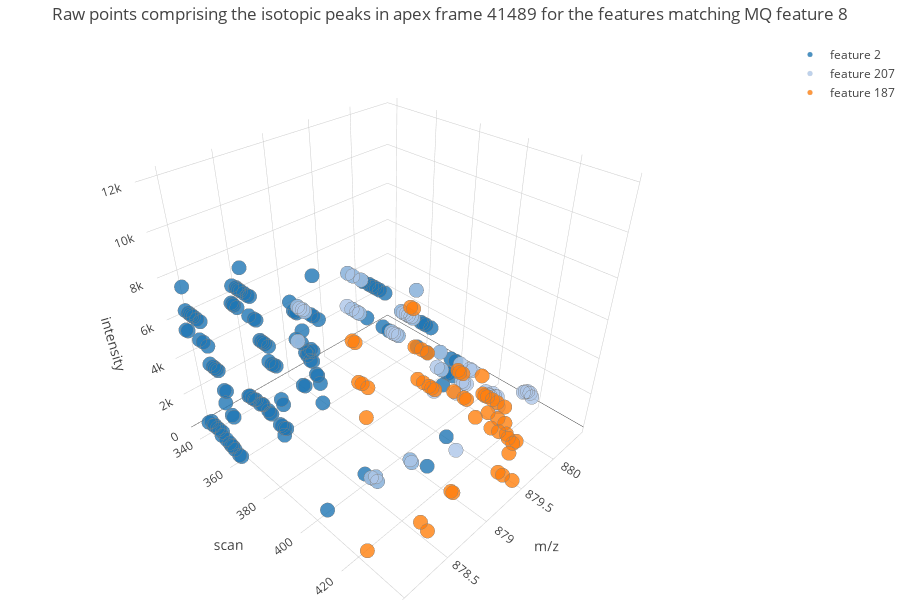

Source (notebook cell):
### Code cell
import plotly.plotly as py
import plotly.graph_objs as go

traces = []
for idx,feature_id in enumerate(feature_ids):
    df = feature_apex_frame_df_list[idx]
    if len(df) > 0:
        trace = go.Scatter3d(
            x = df.mz,
            y = df.scan,
            z = df.intensity,
            mode = 'markers',
            marker = dict(
                size = 5,
                color = "rgb{}".format(tableau20_py[idx]),
                opacity = 0.8,
                line = dict(
                    color = 'rgb(128, 128, 128)',
                    width = 0.1
                )
            ),
            text = df.hover,
            hoverinfo = 'text',
            name = "feature {}".format(feature_id)
        )
        traces.append((trace))


data = traces
layout = go.Layout(
    autosize=False,
    width=900,
    height=600,
    title='Raw points comprising the isotopic peaks in apex frame {} for the features matching MQ feature {}'.format(apex_frame_id, MQ_FEATURE_ID),
    margin=dict(
        l=0,
        r=0,
        b=0,
        t=40
    ),
    scene = dict(
        xaxis = dict(
            title='m/z', autorange='reversed'),
        yaxis = dict(
            title='scan'),
        zaxis = dict(
            title='intensity')
    )
)
fig = go.Figure(data=data, layout=layout)
iplot(fig)

### Figure 1 — Plotly figure (JSON) as saved in the notebook; plotly's stock layout.template omitted (floating-point values rounded to 4 significant figures; data arrays with more than 128 entries replaced by an {"elided": "..."} marker saying what was removed)
{"data": [{"hoverinfo": "text", "marker": {"color": "rgb(31, 119, 180)", "line": {"color": "rgb(128, 128, 128)", "width": 0.1}, "opacity": 0.8, "size": 5}, "mode": "markers", "name": "feature 2", "text": {"elided": "161 str values"}, "type": "scatter3d", "uid": "f5b08efd-5fc9-4921-adb4-1c9ee6d4ab07", "x": {"elided": "161 float values"}, "y": {"elided": "161 int values"}, "z": {"elided": "161 int values"}}, {"hoverinfo": "text", "marker": {"color": "rgb(174, 199, 232)", "line": {"color": "rgb(128, 128, 128)", "width": 0.1}, "opacity": 0.8, "size": 5}, "mode": "markers", "name": "feature 207", "text": ["878.9048 m/z, 399 scan, RT 4,456.2 secs, feature 207", "878.9001 m/z, 400 scan, RT 4,456.2 secs, feature 207", "878.4047 m/z, 401 scan, RT 4,456.2 secs, feature 207", "878.9048 m/z, 401 scan, RT 4,456.2 secs, feature 207", "879.4097 m/z, 401 scan, RT 4,456.2 secs, feature 207", "878.4000 m/z, 402 scan, RT 4,456.2 secs, feature 207", "878.9048 m/z, 402 scan, RT 4,456.2 secs, feature 207", "879.4051 m/z, 402 scan, RT 4,456.2 secs, feature 207", "878.4047 m/z, 403 scan, RT 4,456.2 secs, feature 207", "878.9095 m/z, 403 scan, RT 4,456.2 secs, feature 207", "879.4051 m/z, 403 scan, RT 4,456.2 secs, feature 207", "877.9001 m/z, 404 scan, RT 4,456.2 secs, feature 207", "878.4000 m/z, 404 scan, RT 4,456.2 secs, feature 207", "878.9048 m/z, 404 scan, RT 4,456.2 secs, feature 207", "879.4051 m/z, 404 scan, RT 4,456.2 secs, feature 207", "877.9047 m/z, 405 scan, RT 4,456.2 secs, feature 207", "878.4047 m/z, 405 scan, RT 4,456.2 secs, feature 207", "878.9095 m/z, 405 scan, RT 4,456.2 secs, feature 207", "877.9001 m/z, 406 scan, RT 4,456.2 secs, feature 207", "878.4047 m/z, 406 scan, RT 4,456.2 secs, feature 207", "878.9048 m/z, 406 scan, RT 4,456.2 secs, feature 207", "877.9047 m/z, 407 scan, RT 4,456.2 secs, feature 207", "878.4047 m/z, 407 scan, RT 4,456.2 secs, feature 207", "878.9095 m/z, 407 scan, RT 4,456.2 secs, feature 207", "878.9422 m/z, 407 scan, RT 4,456.2 secs, feature 207", "877.9001 m/z, 408 scan, RT 4,456.2 secs, feature 207", "878.4374 m/z, 408 scan, RT 4,456.2 secs, feature 207", "878.9048 m/z, 408 scan, RT 4,456.2 secs, feature 207", "878.9375 m/z, 408 scan, RT 4,456.2 secs, feature 207", "878.9048 m/z, 409 scan, RT 4,456.2 secs, feature 207", "878.4421 m/z, 410 scan, RT 4,456.2 secs, feature 207", "879.9008 m/z, 410 scan, RT 4,456.2 secs, feature 207", "878.4374 m/z, 411 scan, RT 4,456.2 secs, feature 207", "879.4051 m/z, 411 scan, RT 4,456.2 secs, feature 207", "879.9055 m/z, 411 scan, RT 4,456.2 secs, feature 207", "879.4051 m/z, 412 scan, RT 4,456.2 secs, feature 207", "879.9008 m/z, 412 scan, RT 4,456.2 secs, feature 207", "879.4097 m/z, 413 scan, RT 4,456.2 secs, feature 207", "879.9055 m/z, 413 scan, RT 4,456.2 secs, feature 207", "879.3723 m/z, 414 scan, RT 4,456.2 secs, feature 207", "879.4051 m/z, 414 scan, RT 4,456.2 secs, feature 207", "879.9055 m/z, 414 scan, RT 4,456.2 secs, feature 207", "880.4154 m/z, 414 scan, RT 4,456.2 secs, feature 207", "879.4097 m/z, 415 scan, RT 4,456.2 secs, feature 207", "879.9101 m/z, 415 scan, RT 4,456.2 secs, feature 207", "880.4060 m/z, 415 scan, RT 4,456.2 secs, feature 207", "879.4051 m/z, 416 scan, RT 4,456.2 secs, feature 207", "879.9055 m/z, 416 scan, RT 4,456.2 secs, feature 207", "880.4060 m/z, 416 scan, RT 4,456.2 secs, feature 207", "879.4051 m/z, 417 scan, RT 4,456.2 secs, feature 207", "880.4154 m/z, 417 scan, RT 4,456.2 secs, feature 207", "880.4154 m/z, 418 scan, RT 4,456.2 secs, feature 207"], "type": "scatter3d", "uid": "89563127-f180-40a4-aeb7-ed39435d7316", "x": [878.9, 878.9, 878.4, 878.9, 879.4, 878.4, 878.9, 879.4, 878.4, 878.9, 879.4, 877.9, 878.4, 878.9, 879.4, 877.9, 878.4, 878.9, 877.9, 878.4, 878.9, 877.9, 878.4, 878.9, 878.9, 877.9, 878.4, 878.9, 878.9, 878.9, 878.4, 879.9, 878.4, 879.4, 879.9, 879.4, 879.9, 879.4, 879.9, 879.4, 879.4, 879.9, 880.4, 879.4, 879.9, 880.4, 879.4, 879.9, 880.4, 879.4, 880.4, 880.4], "y": [399, 400, 401, 401, 401, 402, 402, 402, 403, 403, 403, 404, 404, 404, 404, 405, 405, 405, 406, 406, 406, 407, 407, 407, 407, 408, 408, 408, 408, 409, 410, 410, 411, 411, 411, 412, 412, 413, 413, 414, 414, 414, 414, 415, 415, 415, 416, 416, 416, 417, 417, 418], "z": [6755, 6755, 9168, 6755, 2434, 10521, 6755, 3869, 9168, 7912, 4733, 9171, 10521, 7912, 3869, 10524, 9168, 7912, 10524, 9168, 7912, 10524, 10521, 7912, 407, 10524, 1281, 7912, 341, 9166, 1516, 1648, 1359, 3103, 1526, 4733, 1555, 3869, 1753, 104, 3869, 1649, 386, 3869, 1689, 521, 4733, 1192, 610, 4733, 558, 386]}, {"hoverinfo": "text", "marker": {"color": "rgb(255, 127, 14)", "line": {"color": "rgb(128, 128, 128)", "width": 0.1}, "opacity": 0.8, "size": 5}, "mode": "markers", "name": "feature 187", "text": ["879.4097 m/z, 420 scan, RT 4,456.2 secs, feature 187", "879.4097 m/z, 421 scan, RT 4,456.2 secs, feature 187", "879.4097 m/z, 422 scan, RT 4,456.2 secs, feature 187", "879.4051 m/z, 423 scan, RT 4,456.2 secs, feature 187", "879.4097 m/z, 424 scan, RT 4,456.2 secs, feature 187", "877.9047 m/z, 425 scan, RT 4,456.2 secs, feature 187", "878.4047 m/z, 425 scan, RT 4,456.2 secs, feature 187", "878.9095 m/z, 425 scan, RT 4,456.2 secs, feature 187", "879.4051 m/z, 425 scan, RT 4,456.2 secs, feature 187", "877.9047 m/z, 426 scan, RT 4,456.2 secs, feature 187", "878.4047 m/z, 426 scan, RT 4,456.2 secs, feature 187", "878.9095 m/z, 426 scan, RT 4,456.2 secs, feature 187", "878.9422 m/z, 426 scan, RT 4,456.2 secs, feature 187", "879.4097 m/z, 426 scan, RT 4,456.2 secs, feature 187", "877.9001 m/z, 427 scan, RT 4,456.2 secs, feature 187", "877.9328 m/z, 427 scan, RT 4,456.2 secs, feature 187", "878.4000 m/z, 427 scan, RT 4,456.2 secs, feature 187", "878.9001 m/z, 427 scan, RT 4,456.2 secs, feature 187", "878.9375 m/z, 427 scan, RT 4,456.2 secs, feature 187", "879.4004 m/z, 427 scan, RT 4,456.2 secs, feature 187", "877.9047 m/z, 428 scan, RT 4,456.2 secs, feature 187", "878.4094 m/z, 428 scan, RT 4,456.2 secs, feature 187", "878.9048 m/z, 428 scan, RT 4,456.2 secs, feature 187", "879.4097 m/z, 428 scan, RT 4,456.2 secs, feature 187", "877.9094 m/z, 429 scan, RT 4,456.2 secs, feature 187", "878.4094 m/z, 429 scan, RT 4,456.2 secs, feature 187", "878.9095 m/z, 429 scan, RT 4,456.2 secs, feature 187", "879.4097 m/z, 429 scan, RT 4,456.2 secs, feature 187", "877.9047 m/z, 430 scan, RT 4,456.2 secs, feature 187", "878.4094 m/z, 430 scan, RT 4,456.2 secs, feature 187", "878.4421 m/z, 430 scan, RT 4,456.2 secs, feature 187", "878.9095 m/z, 430 scan, RT 4,456.2 secs, feature 187", "879.4051 m/z, 430 scan, RT 4,456.2 secs, feature 187", "878.4094 m/z, 431 scan, RT 4,456.2 secs, feature 187", "879.4097 m/z, 431 scan, RT 4,456.2 secs, feature 187", "879.4425 m/z, 431 scan, RT 4,456.2 secs, feature 187", "878.4094 m/z, 432 scan, RT 4,456.2 secs, feature 187", "879.4051 m/z, 432 scan, RT 4,456.2 secs, feature 187", "878.4094 m/z, 433 scan, RT 4,456.2 secs, feature 187", "878.4421 m/z, 433 scan, RT 4,456.2 secs, feature 187", "879.4097 m/z, 433 scan, RT 4,456.2 secs, feature 187", "879.4425 m/z, 433 scan, RT 4,456.2 secs, feature 187", "878.4094 m/z, 434 scan, RT 4,456.2 secs, feature 187", "879.4051 m/z, 434 scan, RT 4,456.2 secs, feature 187", "879.4097 m/z, 435 scan, RT 4,456.2 secs, feature 187", "879.4051 m/z, 436 scan, RT 4,456.2 secs, feature 187", "879.4097 m/z, 437 scan, RT 4,456.2 secs, feature 187", "879.4425 m/z, 437 scan, RT 4,456.2 secs, feature 187"], "type": "scatter3d", "uid": "ae184a62-4868-4d41-baa3-a347a4c9dcaf", "x": [879.4, 879.4, 879.4, 879.4, 879.4, 877.9, 878.4, 878.9, 879.4, 877.9, 878.4, 878.9, 878.9, 879.4, 877.9, 877.9, 878.4, 878.9, 878.9, 879.4, 877.9, 878.4, 878.9, 879.4, 877.9, 878.4, 878.9, 879.4, 877.9, 878.4, 878.4, 878.9, 879.4, 878.4, 879.4, 879.4, 878.4, 879.4, 878.4, 878.4, 879.4, 879.4, 878.4, 879.4, 879.4, 879.4, 879.4, 879.4], "y": [420, 421, 422, 423, 424, 425, 425, 425, 425, 426, 426, 426, 426, 426, 427, 427, 427, 427, 427, 427, 428, 428, 428, 428, 429, 429, 429, 429, 430, 430, 430, 430, 430, 431, 431, 431, 432, 432, 433, 433, 433, 433, 434, 434, 435, 436, 437, 437], "z": [2434, 4733, 3869, 3869, 3869, 10524, 10521, 5696, 3103, 10524, 10521, 6755, 297, 3869, 9171, 1189, 9168, 6755, 335, 2434, 9171, 7913, 6755, 3869, 7915, 9168, 5696, 3103, 9171, 7913, 913, 5696, 2473, 9168, 3869, 43, 7913, 3103, 7913, 737, 2576, 50, 7913, 2447, 1664, 2324, 2522, 112]}], "layout": {"autosize": false, "height": 600, "margin": {"b": 0, "l": 0, "r": 0, "t": 40}, "scene": {"xaxis": {"autorange": "reversed", "title": {"text": "m/z"}}, "yaxis": {"title": {"text": "scan"}}, "zaxis": {"title": {"text": "intensity"}}}, "title": {"text": "Raw points comprising the isotopic peaks in apex frame 41489 for the features matching MQ feature 8"}, "width": 900}}
